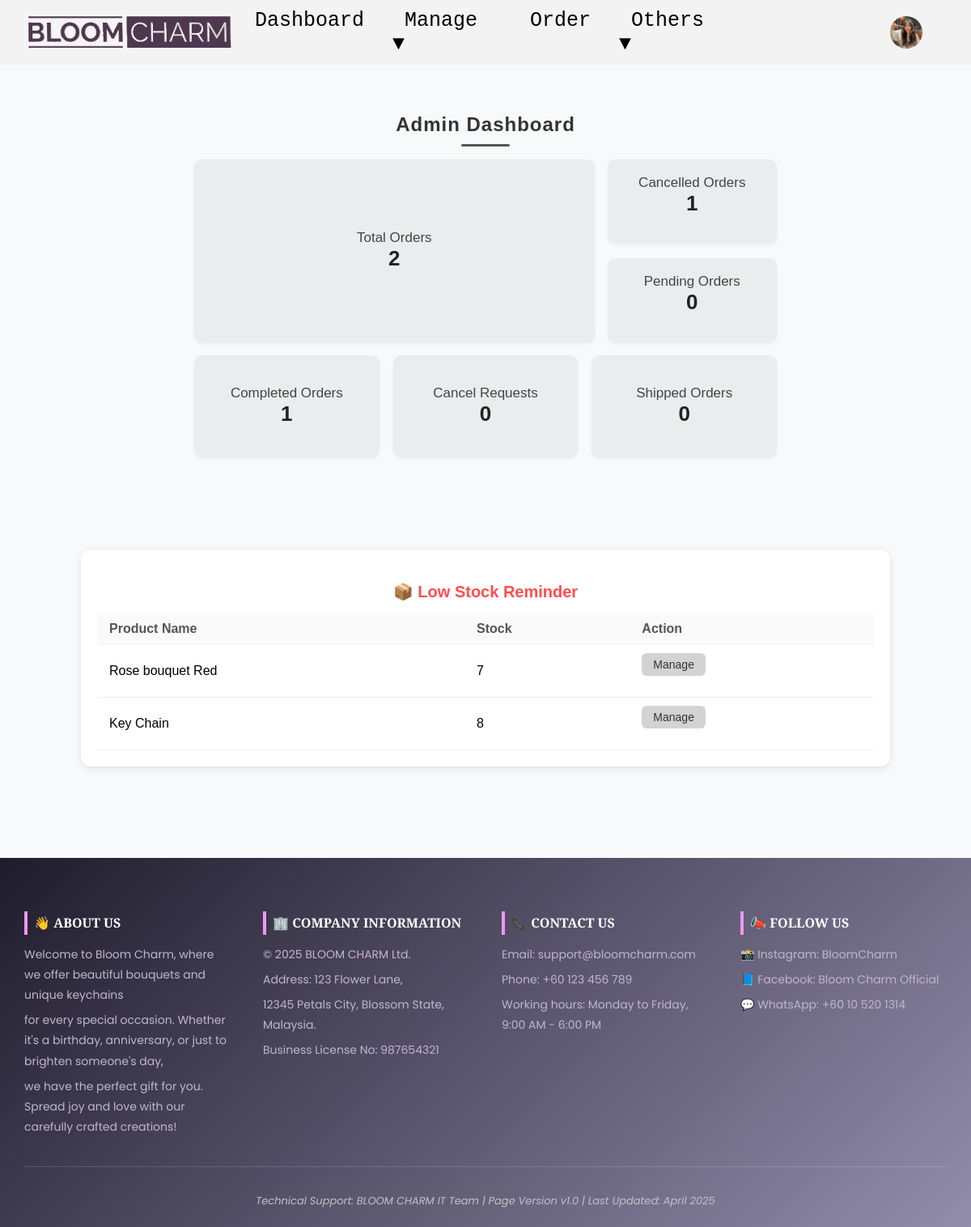
Page /public/home.php (signed in) on the committed database.
### tables this page shows
CREATE TABLE `users` (
  `id` int(11) NOT NULL,
  `username` varchar(40) NOT NULL,
  `email` varchar(50) NOT NULL,
  `phone_num` varchar(12) NOT NULL,
  `password` varchar(255) NOT NULL,
  `role` enum('user','admin','manager') NOT NULL DEFAULT 'user',
  `profile_image` varchar(255) DEFAULT 'uploads/default.jpg',
  `created_at` timestamp NOT NULL DEFAULT current_timestamp()
);

CREATE TABLE `products` (
  `id` int(11) NOT NULL,
  `name` varchar(255) NOT NULL,
  `price` decimal(10,2) NOT NULL,
  `discount` int(3) DEFAULT 0,
  `sold_count` int(11) NOT NULL DEFAULT 0,
  `stock` int(11) NOT NULL,
  `category` enum('bouquet','key chain') NOT NULL
);

### models/userModels.php (called while the page is built, shortened)
<?php
require "../config/db.php";
function getUserImageById($user_id){
    global $_db;
    $stm=$_db->prepare("SELECT profile_image FROM users WHERE id =?");
    $stm->execute([$user_id]);
    return $stm->fetch(PDO::FETCH_COLUMN);
}
?>

### models/orderModels.php (called while the page is built, shortened)
<?php
function getTotalCountOf($table, $column, $condition = null) {
    global $_db;
    $query = "SELECT COUNT(*) AS total FROM $table WHERE $column IS NOT NULL";
    if ($condition) {
        $query .= " AND $condition";
    }
    $stm = $_db->prepare($query);
    $stm->execute();
    $result = $stm->fetch(PDO::FETCH_OBJ);
    return $result->total ?? 0;
}
?>

### models/productModels.php (called while the page is built, shortened)
<?php
include '../config/db.php';
function getLowStockProducts() {
    global $_db;
    $stm = $_db->prepare("
        SELECT id AS product_id, name, stock
        FROM products
        WHERE stock < 10
        ORDER BY stock ASC
        LIMIT 10
    ");
    $stm->execute();
    return $stm->fetchAll(PDO::FETCH_ASSOC);
}
?>

### public/home.php (the view, shortened to what this page needs)
<link rel="stylesheet" href="../assets/css/home.css">
<?php
include "header.php";
include "../models/homeModels.php";
include "../models/productModels.php";
include "../models/orderModels.php";
if ($role == 'admin' || $role == 'manager' ) {
$totalOrders = getTotalCountOf('orders', 'id');
$canceledOrders = getTotalCountOf('orders', 'id', 'status = "Cancelled"');
$completedOrders = getTotalCountOf('orders', 'id', 'status = "Completed"');
$pendingOrders = getTotalCountOf('orders', 'id','status = "Pending"');
$shippedOrders = getTotalCountOf('orders', 'id','status = "Shipped"');
$requestToCancel = getTotalCountOf('orders','id','status = "Requested-Cancel"');
$lowStockItems = getLowStockProducts();
}else{
$content = getHomeScreenContent();
include 'homeScreen.php';
echo '<br><br><br>';
}
?>
<?php if ($role == 'admin' || $role == 'manager'): ?>
    <link rel="stylesheet" href="../assets/css/adminHome.css">
<link rel="stylesheet" href="../assets/css/home.css">
<div class="dashboard-container">
    <h2 class="dashboard-title">Admin Dashboard</h2>
    <div class="dashboard-top">
        <div class="card-large" data-filter="all">
            <div class="card-title">Total Orders</div>
            <div class="card-number"><?=$totalOrders ?></div>
        </div>
        <div class="card-right-stack">
            <div class="card-small" data-filter="Cancelled">
                <div class="card-title">Cancelled Orders</div>
                <div class="card-number"><?=$canceledOrders ?></div>
            </div>
            <div class="card-small" data-filter="Pending">
                <div class="card-title">Pending Orders</div>
                <div class="card-number"><?=$pendingOrders ?></div>
            </div>
        </div>
    </div>
    <div class="dashboard-bottom">
        <div class="dash-card" data-filter="Completed">
            <div class="card-title">Completed Orders</div>
            <div class="card-number"><?=$completedOrders ?></div>
        </div>
        <div class="dash-card"  data-filter="Requested-Cancel">
            <div class="card-title">Cancel Requests</div>
            <div class="card-number"><?=$requestToCancel ?></div>
        </div>
        <div class="dash-card" data-filter="Shipping">
            <div class="card-title">Shipped Orders</div>
            <div class="card-number"><?=$shippedOrders ?></div>
        </div>
    </div>
</div>
<div class="low-stock-section">
    <h3 class="section-title">📦 Low Stock Reminder</h3>
    <table class="low-stock-table">
        <thead>
            <tr>
                <th>Product Name</th>
                <th>Stock</th>
                <th>Action</th>
            </tr>
        </thead>
        <tbody>
            <?php foreach ($lowStockItems as $item): ?>
            <tr>
                <td><?= htmlspecialchars($item['name']) ?></td>
                <td><?= $item['stock'] ?></td>
                <td>
                    <form method="POST">
                        <button type="submit" class="low-stock-btn" name="edit_product">Manage</button>
                    </form>
                </td>
            </tr>
            <?php endforeach; ?>
        </tbody>
    </table>
</div>
<?php endif ?>
<?php include "../public/footer.php"; ?>

### public/header.php (shortened to what this page needs)
<?php
require "../helper/html_helper.php";
require "../models/userModels.php";
$role = $_SESSION['role'] ?? null;
if (isset($_SESSION['user_id'])) {
    $profileImage = getUserImageById($_SESSION['user_id']);
}
?>
<link rel="stylesheet" href="../assets/css/header.css">
<?php if ($role == 'admin' || $role == 'manager'): ?>
    <nav class="nav-container">
        <div class="nav-left">
            <a href="/public/home.php">
                <img src="../assets/image/logo/logo3.png" alt="Logo" class="logo">
            </a>
        </div>
        <div class="nav-center">
            <a href="/public/home.php">Dashboard</a>
            <div class="dropdown">
                <a href="#">Manage ▼</a>
            </div>
            <a href="/public/orderHistory.php">Order</a>
            <div class="dropdown">
                <a href="#">Others ▼</a>
            </div>
        </div>
        <div class="nav-right" id="admin_nav_right">
        <div class="dropdown">
                <a href="#">
                <img src="<?= htmlspecialchars($profileImage) ?>" alt="profile" class="profile-img">
                </a>
            </div>
        </div>
    </nav>
<?php endif; ?>

### assets/css/home.css (style rules this page uses)
h2 { text-align: center; font-size: 32px; font-weight: 600; color: #333; margin-top: 60px; margin-bottom: 20px; letter-spacing: 1px; position: relative; animation: fadeIn 1s ease-in; }
h2 { text-align: center; font-size: 32px; font-weight: 600; color: #333; margin-top: 60px; margin-bottom: 20px; letter-spacing: 1px; position: relative; }
h2::after { content: ""; display: block; width: 60px; height: 3px; background-color: #555; margin: 10px auto 0; border-radius: 2px; }

### assets/css/header.css (style rules this page uses)
.nav-container { display: flex; align-items: center; justify-content: space-between; background-color: rgb(243, 243, 243); padding: 15px; position: relative; z-index: 1000; }
.nav-left { flex: 1; display: flex; align-items: center; }
.logo { height: 50px; }
.nav-center { position: absolute; left: 50%; transform: translateX(-50%); display: flex; justify-content: center; gap: 20px; }
.nav-right { display: flex; align-items: center; gap: 10px; }
.nav-container a { color: black; text-decoration: none; margin: 0 15px; padding: 5px 10px auto; transition: 0.5s; font-family: monospace; font-size: 25px; }
.dropdown { position: relative; display: inline-block; z-index: 1000; overflow: visible !important; }
.profile-img { width: 40px; height: 40px; border-radius: 50%; cursor: pointer; }
#admin_nav_right { padding-right: 30px; }

### assets/css/adminHome.css (style rules this page uses)
.dashboard-container { max-width: 60%; margin: 32px auto; padding: 0 16px; margin-bottom: 3cm; }
.dashboard-title { text-align: center; margin-bottom: 16px; font-size: 24px; font-weight: 600; color: #333; }
.dashboard-top { display: flex; gap: 16px; margin-bottom: 16px; }
.card-large { flex: 2; background: #eaeced; padding: 1cm; border-radius: 10px; box-shadow: 0 2px 4px rgba(0, 0, 0, 0.05); text-align: center; display: flex; flex-direction: column; justify-content: center; height: 150px; }
.card-right-stack { flex: 1; display: flex; flex-direction: column; gap: 18px; }
.card-small { background: #eaeced; padding: 0.5cm; border-radius: 10px; box-shadow: 0 2px 4px rgba(0, 0, 0, 0.05); text-align: center; height: 100%; }
.dashboard-bottom { display: flex; gap: 17px; justify-content: center; }
.dash-card { flex: 1; background: #eaeced; padding: 1cm; border-radius: 10px; box-shadow: 0 2px 4px rgba(0, 0, 0, 0.05); text-align: center; height: 100%; display: flex; flex-direction: column; justify-content: center; }
.card-title { font-size: 17px; color: #444; }
.card-number { font-size: 26px; font-weight: bold; color: #222; }
.dash-card, .card-large, .card-small { cursor: pointer; }
.low-stock-section { margin: 40px auto; background: #fff; border-radius: 12px; padding: 20px; width: 80%; display: block; text-align: center; box-shadow: 0 2px 8px rgba(0,0,0,0.1); }
.section-title { font-size: 20px; margin-bottom: 15px; color: #ff4d4f; font-weight: bold; }
.low-stock-table { width: 100%; border-collapse: collapse; }
.low-stock-table th, .low-stock-table td { padding: 10px 15px; text-align: left; border-bottom: 1px solid #eee; }
.low-stock-table th { background-color: #fafafa; color: #555; }
.low-stock-btn { background-color: #d3d3d3; border: none; color: #333; padding: 6px 14px; border-radius: 6px; font-size: 14px; cursor: pointer; transition: background-color 0.2s ease; }

### rows in the picture
users: profile_image (picture)
products: name "Rose bouquet Red", stock "7"
products: name "Key Chain", stock "8"

### other values in the picture
$totalOrders "2"
$canceledOrders "1"
$pendingOrders "0"
$completedOrders "1"
$requestToCancel "0"
$shippedOrders "0"
